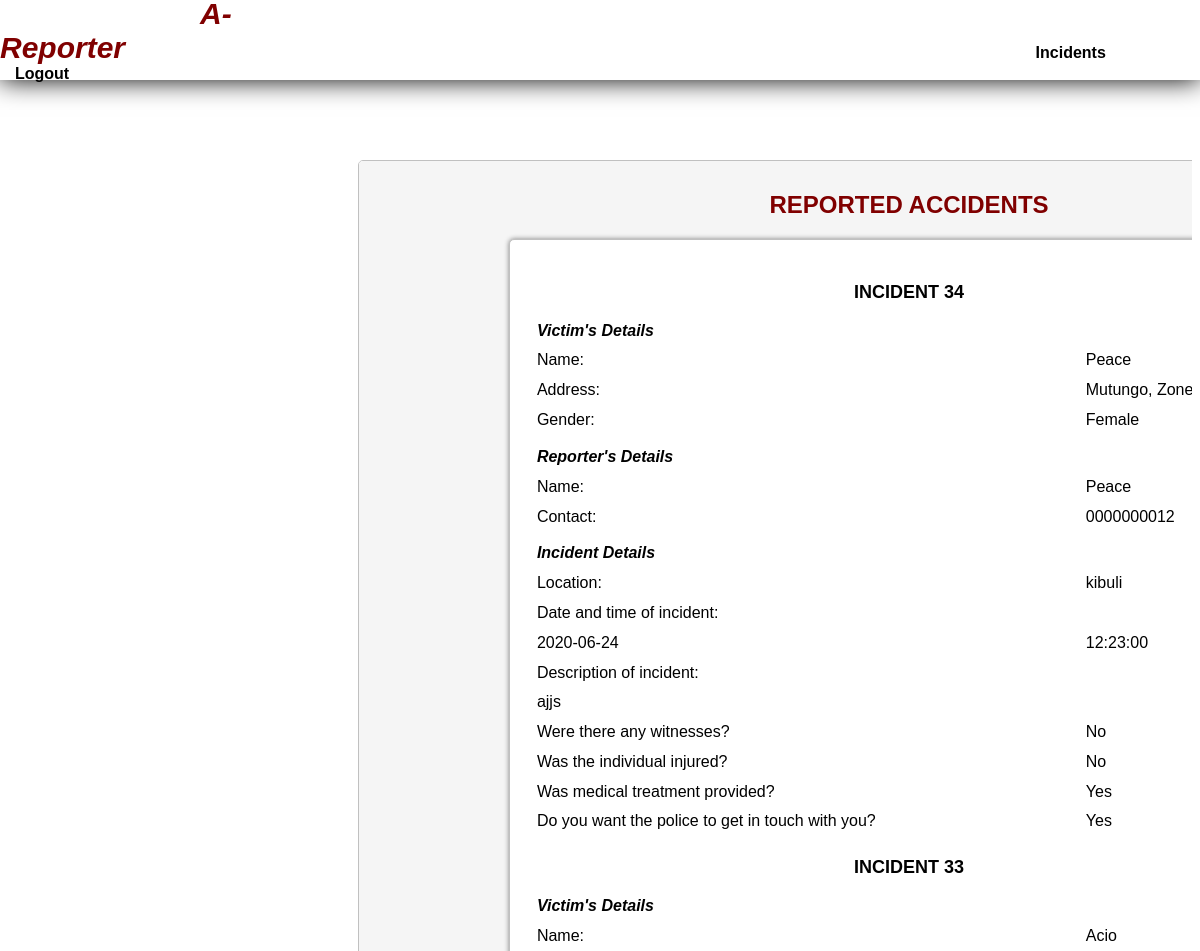
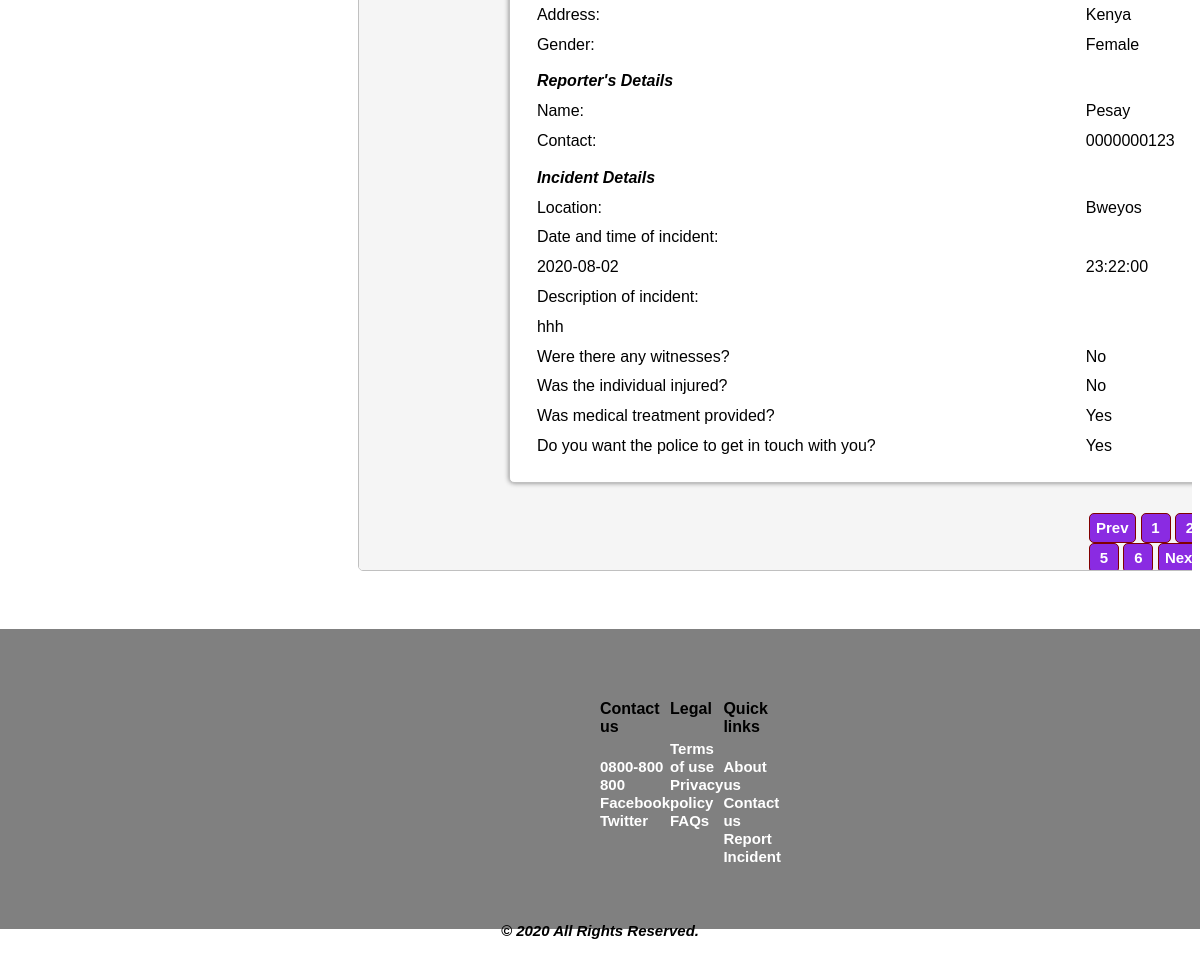
The app's page /cases.php?page=2 (signed in) with its own data (2 pictures, top to bottom).
### tables this page shows
CREATE TABLE `incidents` (
  `id` int(10) NOT NULL,
  `victimname` varchar(30) NOT NULL,
  `victimaddress` varchar(30) NOT NULL,
  `victimsex` varchar(15) NOT NULL,
  `reportername` varchar(30) NOT NULL,
  `reportercontact` int(10) UNSIGNED ZEROFILL NOT NULL,
  `location` varchar(30) NOT NULL,
  `date` varchar(15) NOT NULL,
  `time` time NOT NULL,
  `description` varchar(500) NOT NULL,
  `witness` varchar(15) NOT NULL,
  `injury` varchar(15) NOT NULL,
  `treatment` varchar(15) NOT NULL,
  `police` varchar(15) NOT NULL,
  `certify` varchar(15) NOT NULL
);

### web/cases.php (the view, shortened to what this page needs)
<?php include "templates/header.php"; ?>
<?php include "../connection.php"; ?>
<?php
    $records_per_page = 2;
    $page = '';
    if (isset($_GET['page'])){
        $page = $_GET['page'];
    } else {
        $page = 1;
    }
    $start_from = ($page - 1) * $records_per_page;
    $sql = "SELECT * FROM `incidents` order by id DESC LIMIT $start_from, $records_per_page";
?>
<div class="cases">
    <h2>REPORTED ACCIDENTS</h2>
    <div class="cases-display">
        <?php
            if ($result = $conn->query($sql)) {
                if( mysqli_num_rows( $result )==0 ){
                    echo "<p class='no-cases'>
                    No reported accidents at the moment...
                    Report an accident:
                    <a href='report.php'><button>Report Now</button></a>
                    </p>";
                } else {
                    echo "<table class='incident-table'>";
                        while ($row = $result->fetch_assoc()) {
                            $id = $row["id"];
                            $victimname = $row["victimname"];
                            $victimaddress = $row["victimaddress"];
                            $victimsex = $row["victimsex"];
                            $reportername = $row["reportername"];
                            $reportercontact = $row["reportercontact"];
                            $location = $row["location"];
                            $date = $row["date"];
                            $time = $row["time"];
                            $description = $row["description"];
                            $witness = $row["witness"];
                            $treatment = $row["treatment"];
                            $injury =$row["injury"];
                            $police =$row["police"];
                            echo "<tr class='title'>";
                                echo "<td colspan='2' id='inc-tit'>" ."INCIDENT ". $id. "</td>";
                            echo "</tr>";
                            echo "<tr class='sub-title'>";
                                echo "<td id='inc-subtit' colspan='2'>" ."Victim's Details". "</td>";
                            echo "</tr>";
                            echo "<tr>";
                                echo "<td>" . "Name: " . "</td>";
                                echo "<td>" . $victimname . "</td>";
                            echo "</tr>";
                            echo "<tr>";
                                echo "<td>" . "Address: ". "</td>";
                                echo "<td>" . $victimaddress . "</td>";
                            echo "</tr>";
                            echo "<tr>";
                                echo "<td>" . "Gender: ". "</td>";
                                echo "<td>" . $victimsex . "</td>";
                            echo "</tr>";
                            echo "<tr class='sub-title'>";
                                echo "<td id='inc-subtit' colspan='2'>" ."Reporter's Details". "</td>";
                            echo "</tr>";
                            echo "<tr>";
                                echo "<td>" . "Name: ". "</td>";
                                echo "<td>" . $reportername . "</td>";
                            echo "</tr>";
                            echo "<tr>";
                                echo "<td>" . "Contact: ". "</td>";
                                echo "<td>" . $reportercontact . "</td>";
                            echo "</tr>";
                            echo "<tr class='sub-title'>";
                                echo "<td id='inc-subtit' colspan='2'>" ."Incident Details". "</td>";
                            echo "</tr>";
                            echo "<tr>";
                                echo "<td>" . "Location: ". "</td>";
                                echo "<td>" . $location. "</td>";
                            echo "</tr>";
                            echo "<tr>";
                                echo "<td colspan='2'>" ."Date and time of incident: ". "</td>";
                            echo "</tr>";
                            echo "<tr>";
                                echo "<td>" . $date. "</td>";
                                echo "<td>" . $time. "</td>";
                            echo "</tr>";
                            echo "<tr>";
                                echo "<td colspan='2'>" ."Description of incident: ". "</td>";
                            echo "</tr>";
                            echo "<tr>";
                                echo "<td colspan='2'>" . $description . "</td>";
                            echo "</tr>";
                            echo "<tr>";
                                echo "<td>" . "Were there any witnesses? ". "</td>";
                                echo "<td>" . $witness. "</td>";
                            echo "</tr>";
                            echo "<tr>";
                                echo "<td>" . "Was the individual injured? ". "</td>";
                                echo "<td>" . $treatment. "</td>";
                            echo "</tr>";
                            echo "<tr>";
                            echo "<td>" . "Was medical treatment provided?". "</td>";
                                echo "<td>" . $injury . "</td>";
                            echo "</tr>";
                            echo "<tr>";
                                echo "<td>" . "Do you want the police to get in touch with you? ". "</td>";
                                echo "<td>" . $police . "</td>";
                            echo "</tr>";
                        }
                    echo "</table>";
                    echo '<div class="page_links">';
                        $page_query = "SELECT * FROM `incidents` order by id";
                        $page_result = $conn->query($page_query);
                        $total_records = mysqli_num_rows($page_result);
                        $total_pages = ceil($total_records/$records_per_page);
                        if ($page > 1 && $page != 1) {
                            echo '<a href="cases.php?page=' . ($page-1) . '"><button class="prev-button">Prev</button></a>';
                        }
                        for ($page=1; $page <= $total_pages; $page++) {
                            echo '<a href="cases.php?page=' . $page . '"><button class="page_no">' . $page . '</button></a> ';
                        }
                        if ($page) {
                            echo '<a href="cases.php?page=' . ($page+1) . '"><button class="next-button">Next</button></a>';
                        }
                    echo '</div>';
                }
            }
        ?>
    </div>
</div>
<?php include "templates/footer.php"; ?>

### web/templates/header.php (shortened to what this page needs)
<!DOCTYPE html>
<html lang="en">
<head>
    <link rel="stylesheet" href="https://ajax.googleapis.com/ajax/libs/jqueryui/1.12.1/themes/smoothness/jquery-ui.css">
    <link rel="stylesheet" href="https://ajax.googleapis.com/ajax/libs/jqueryui/1.12.1/themes/lightness/jquery-ui.css">
    <link rel="stylesheet" href="assets/style.css" />
</head>
<body class="mainbody">
    <?php
        if($_SESSION['user']){
          $user = $_SESSION['admin'];
        }
    ?>
    <div  class="content-wrap">
        <div class="main">
        <header>
            <nav class="fixed-nav">
                <?php
                if ($user != 1) {
                    echo '<div class="header-title">
                            <h2><a href="home.php">A-Reporter<a></h2>
                        </div>
                    <ul>
                        <li><a href="cases.php">Incidents<a></li>
                        <li><a href="report.php">Report Accident<a></li>
                        <li><a href="logout.php">Logout<a></li>
                    </ul>';
                } else {
                    echo'<div class="header-title">
                            <h2><a href="cases.php">A-Reporter<a></h2>
                         </div>
                    <ul>
                        <li><a href="cases.php">Incidents<a></li>
                        <li><a href="logout.php">Logout<a></li>
                    </ul>';
                }
                ?>
            </nav>
        </header>

### web/templates/footer.php
</div>
        </div>
        <footer>
            <div class="flex-parent-ft">
                <div class="flex-child-ft item1">
                    <h4>Contact us</h4>
                    <ul>
                        <li><a>0800-800 800</a></li>
                        <li><a>Facebook</a></li>
                        <li><a>Twitter</a></li>
                    </ul>
                </div>
                <div class="flex-child-ft item2">
                    <h4>Legal</h4>
                    <ul>
                        <li><a>Terms of use</a></li>
                        <li><a>Privacy policy</a></li>
                        <li><a>FAQs</a></li>
                    </ul>
                </div>
                <div class="flex-child-ft item3">
                    <h4>Quick links</h4>
                    <ul>
                        <li><a>About us</a></li>
                        <li><a>Contact us</a></li>
                        <li><a href="report.php">Report Incident</a></li>
                    </ul>
                </div>
            </div>
            <div class="copyright">
                <p>© <?= date('Y')?> All Rights Reserved.</p>
            </div>
        </footer>
</body>
</html>

### web/assets/style.css (style rules this page uses)
html, body { height: 100%; }
.mainbody { background-size: cover; margin-top: 80px; font-family: sans-serif; }
.content-wrap { min-height: 100%; }
.main { overflow: auto; padding-bottom: 300px; height: 1500px; }
header { background-color: white; position: fixed; top: 0; left: 0; right: 0; height: 80px; display: flex; align-items: center; box-shadow: 0 0 25px 0 black; width: 100%; font-family: Satisfy, sans-serif; font-weight: bold; }
header * { display: inline; }
.header-title { margin-right: 850px; margin-left: 200px; font-size: 20px; font-style: italic; }
.header-title a { text-decoration: none; color: maroon; }
.fixed-nav ul li { margin: 15px; }
.fixed-nav ul li a { text-decoration: none; color: black; }
footer { background-color: gray; width: 100%; height: 300px; margin-top: -300px; position: absolute; left: 0; clear: both; }
footer a { text-decoration: none; color: white; font-size: 15px; }
footer .flex-parent-ft { padding: 50px 600px 10px 600px; display: flex; align-items: center; justify-content: space-between; align-items: flex-start; font-family: sans-serif; font-weight: bold; }
footer .flex-parent-ft .flex-child-ft ul { list-style: none; padding-left: 0; }
footer .flex-parent-ft .flex-child-ft h4 { color: black; }
.copyright { text-align: center; font-style: italic; font-weight: bold; font-size: 15px; margin-top: 30px; }
.cases { background-color: whitesmoke; width: 1100px; height: 1360px; overflow: auto; margin: 80px 350px 0px 350px; border: 1px solid silver; border-radius: 5px; }
.cases h2 { color: black; text-align: center; padding-top: 10px; color: maroon; font-weight: bolder; }
.incident-table { border: 1px solid silver; width: 800px; height: 500px; background-color: white; margin: 0px 150px; padding: 20px 20px; border-radius: 5px; box-shadow: 0 0 5px 0 gray; }
.incident-table tr td { padding: 4.9px; }
.title { font-weight: bold; text-align: center; font-size: 18px; }
.title td[id='inc-tit'] { padding-top: 20px; }
.sub-title { font-weight: bold; font-style: italic; }
.sub-title td[id='inc-subtit'] { padding-top: 12px; }
.page_links { margin: 20px 0px 0px 720px; width: 210px; height: 80px; padding: 10px 10px; }
.page_no { width: 30px; height: 30px; font-weight: bold; background-color: blueviolet; border: 1px solid maroon; color: white; font-size: 15px; }
.page_links .prev-button { font-weight: bold; background-color: blueviolet; border: 1px solid maroon; color: white; font-size: 15px; margin-right: 5px; height: 30px; }
.page_links .next-button { font-weight: bold; background-color: blueviolet; border: 1px solid maroon; color: white; font-size: 15px; height: 30px; }
.page_links button { border-radius: 5px; padding: 5px 6px; outline: none; cursor: pointer; }

### records on screen
incidents: id "34", victimname "Peace", victimaddress "Mutungo, Zone…", victimsex "Female", reportername "Peace", reportercontact "0000000012", location "kibuli", date "2020-06-24", time "12:23:00", description "ajjs", witness "No", treatment "No", injury "Yes", police "Yes"
incidents: id "33", victimname "Acio", victimaddress "Kenya", victimsex "Female", reportername "Pesay", reportercontact "0000000123", location "Bweyos", date "2020-08-02", time "23:22:00", description "hhh", witness "No", treatment "No", injury "Yes", police "Yes"
